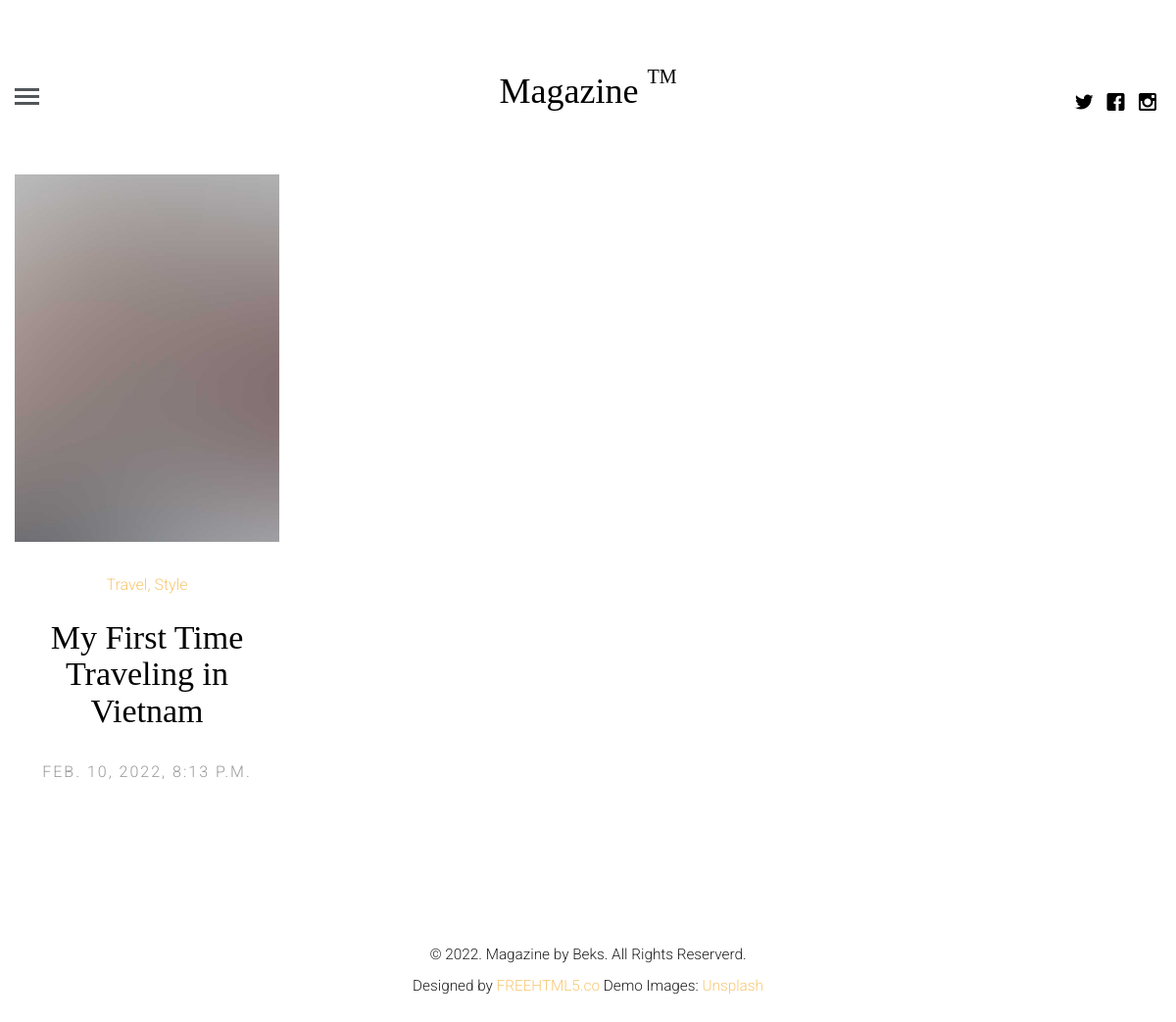
The app's page /category/2/ with its own data.
### apps/articles/models.py (models this page shows, shortened)
class Article(models.Model):
    title = models.CharField(max_length=255)
    description = models.TextField(verbose_name='Описание')
    category = models.ForeignKey(to=ArticleCategory, on_delete=models.CASCADE,
                                 related_name='articles')  # related_name - для обращения из категории к публикациям
    created_at = models.DateTimeField(default=timezone.now())
    updated_at = models.DateTimeField(default=timezone.now())
    class Meta:
        verbose_name = 'Публикация'
        verbose_name_plural = 'Публикации'

class ArticleCategory(models.Model):
    title = models.CharField(max_length=100, unique=True)
    class Meta:
        verbose_name = 'Категории'  # эти названия будут показывать в админ панели
        verbose_name_plural = 'Категории'

### apps/articles/views.py (the view)
# urls.py: path('category/<int:category_pk>/', ArticleCategoryDetailListView.as_view(), name='category-url'),
class ArticleCategoryDetailListView(generic.TemplateView):
    template_name = 'category-single.html'
    def get_context_data(self, **kwargs):
        context = dict()
        context['category_list'] = ArticleCategory.objects.all()
        category_pk = kwargs['category_pk']
        context['article_list'] = Article.objects.filter(category_id=category_pk)
        return context

### templates/category-single.html
{% extends "base.html" %}
{% load static %}
{% block content %}
	<div class="container-fluid" >
		<div class="row fh5co-post-entry">
			{% for article in article_list %}
			<article class="col-lg-3 col-md-3 col-sm-3 col-xs-6 col-xxs-12 animate-box">
				<figure>
					<a href="{% url 'article-detail-url' article.id %}"><img src="{% static 'images/pic_1.jpg' %}" alt="Image" class="img-responsive"></a>
				</figure>
				<span class="fh5co-meta"><a href="{% url 'article-detail-url' article.id %}">{{article.category.title}}</a></span>
				<h2 class="fh5co-article-title"><a href="{% url 'article-detail-url' article.id %}">{{article.title}}</a></h2>
				<span class="fh5co-meta fh5co-date">{{article.created_at}}</span>
			</article>
			{% endfor %}
		</div>
	</div>
{% endblock %}

### assets/css/style.css (style rules this page uses)
html { background: #fff; }
body { font-family: "Roboto", arial, sans-serif; font-size: 18px; font-weight: 300; line-height: 1.8; color: #222; background: #fff; }
a { color: #f7c873; -webkit-transition: 0.5s; -o-transition: 0.5s; transition: 0.5s; }
h1, h2, h3, h4, h5, h6 { font-family: "Playfair Display", times, serif; color: #000; }
.fh5co-post-entry article { text-align: center; float: left; margin-bottom: 110px; padding-left: 3em; padding-right: 3em; }
@media screen and (max-width: 1200px) { .fh5co-post-entry article { margin-bottom: 80px; padding-left: 15px; padding-right: 15px; } }
.fh5co-post-entry article a img { opacity: 1; -webkit-transition: 0.5s; -o-transition: 0.5s; transition: 0.5s; }
.fh5co-post-entry article figure { margin-bottom: 30px; }
.fh5co-post-entry article h2 { font-family: "Playfair Display", times, serif; font-size: 34px; color: #000; margin-bottom: 30px; }
.fh5co-post-entry article h2 a { color: #000; }
.fh5co-post-entry article .fh5co-meta { font-size: 16px; font-family: "Roboto", arial, sans-serif; color: #999999; margin-bottom: 20px; display: block; }
.fh5co-post-entry article .fh5co-meta.fh5co-date { text-transform: uppercase; letter-spacing: 2px; }
.js .to-animate, .js .to-animate-2, .js .animate-box { opacity: 0; }

### records on screen
Article: category "Travel, Style", title "My First Time Traveling in Vietnam", created_at "FEB. 10, 2022, 8:13 P.M."
